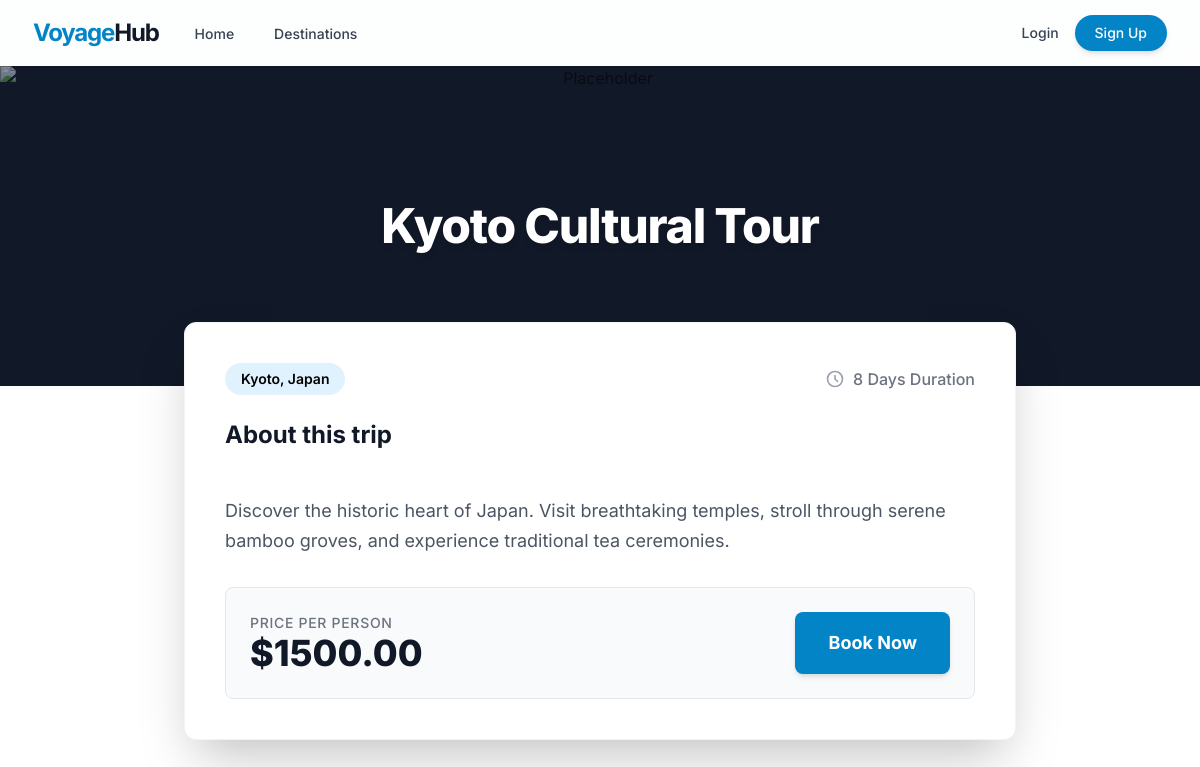
The app's page /destinations/4/ with its own data.
### booking/models.py (models this page shows, shortened)
class Destination(models.Model):
    title = models.CharField(max_length=200)
    description = models.TextField()
    location = models.CharField(max_length=150)
    price_per_person = models.DecimalField(max_digits=10, decimal_places=2)
    duration_days = models.PositiveIntegerField()
    image = models.ImageField(upload_to='destinations/', blank=True, null=True)
    is_featured = models.BooleanField(default=False)
    created_at = models.DateTimeField(auto_now_add=True)

### booking/views.py (the view)
# urls.py: path('destinations/<int:pk>/', views.destination_detail, name='destination_detail'),
def destination_detail(request, pk):
    destination = get_object_or_404(Destination, pk=pk)
    return render(request, 'booking/destination_detail.html', {'destination': destination})

### templates/booking/destination_detail.html
{% extends 'base.html' %}
{% block content %}
<div class="bg-white min-h-screen pb-12">
    <div class="w-full text-center bg-gray-900 relative">
        {% if destination.image %}
            <img src="{{ destination.image.url }}" class="w-full h-80 object-cover opacity-50" alt="{{ destination.title }}">
        {% else %}
            <img src="https://images.unsplash.com/photo-1476514525535-07fb3b4ae5f1?ixlib=rb-1.2.1&auto=format&fit=crop&w=1920&q=80" class="w-full h-80 object-cover opacity-50" alt="Placeholder">
        {% endif %}
        <div class="absolute inset-0 flex items-center justify-center">
            <h1 class="text-5xl font-extrabold text-white tracking-tight drop-shadow-md">{{ destination.title }}</h1>
        </div>
    </div>
    <div class="max-w-4xl mx-auto px-4 sm:px-6 lg:px-8 -mt-16 relative z-10">
        <div class="bg-white rounded-xl shadow-2xl overflow-hidden border border-gray-100">
            <div class="p-8 sm:p-10">
                <div class="flex items-center justify-between mb-6">
                    <div class="px-4 py-1.5 bg-brand-100 text-brand-800 rounded-full font-semibold text-sm">
                        {{ destination.location }}
                    </div>
                    <div class="flex items-center space-x-2 text-gray-500 font-medium">
                        <svg class="w-5 h-5 text-gray-400" fill="none" stroke="currentColor" viewBox="0 0 24 24"><path stroke-linecap="round" stroke-linejoin="round" stroke-width="2" d="M12 8v4l3 3m6-3a9 9 0 11-18 0 9 9 0 0118 0z"></path></svg>
                        <span>{{ destination.duration_days }} Days Duration</span>
                    </div>
                </div>
                <h2 class="text-2xl font-bold text-gray-900 mb-4">About this trip</h2>
                <div class="prose max-w-none text-gray-600 text-lg leading-relaxed mb-8 whitespace-pre-line">
                    {{ destination.description }}
                </div>
                <div class="bg-gray-50 rounded-lg p-6 flex flex-col sm:flex-row items-center justify-between border border-gray-200">
                    <div class="mb-4 sm:mb-0 text-center sm:text-left">
                        <span class="block text-sm text-gray-500 font-medium uppercase tracking-wider">Price per person</span>
                        <span class="block text-4xl font-extrabold text-gray-900">${{ destination.price_per_person }}</span>
                    </div>
                    <a href="{% url 'book_destination' destination.pk %}" class="w-full sm:w-auto flex items-center justify-center px-8 py-4 border border-transparent text-lg font-bold rounded-lg text-white bg-brand-600 hover:bg-brand-700 shadow-md transition-transform transform hover:-translate-y-1">
                        Book Now
                    </a>
                </div>
            </div>
        </div>
    </div>
</div>
{% endblock %}

### templates/base.html (style rules this page uses)
body { font-family: 'Inter', sans-serif; }

### records on screen
Destination: title "Kyoto Cultural Tour", location "Kyoto, Japan", duration_days "8", description "Discover the historic heart of Japan. Visit breathtaking temples, stroll through serene bamboo groves, and experience traditional tea ceremonies.", price_per_person "1500.00"
